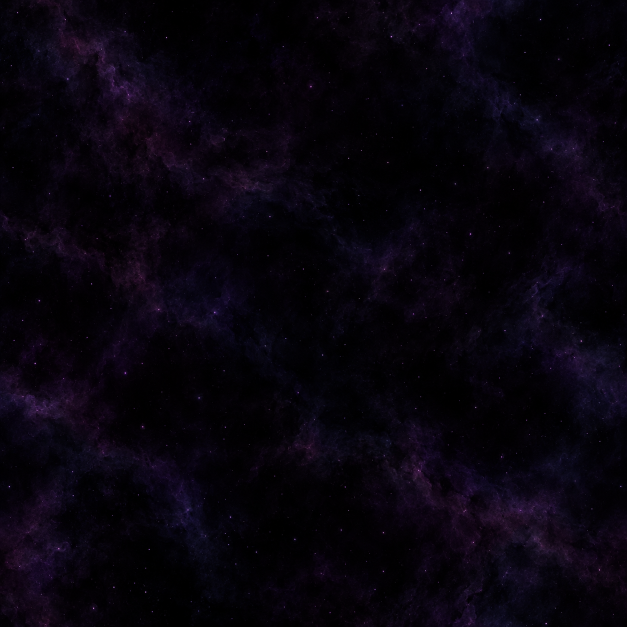
#> input picture games/sky-strike/assets/bg-void.png, 1254 x 1254 px (shown at 1/2 size); its folder holds only this picture in this run
$ python pack-sky-sprites.py --output out.png
#> lines starting #> are read from the running program, lines starting #| are printed output that depends on the picture
"""Offline RGBA pack, sized by on-screen footprint at up to 2x DPR.
Original generated PNGs remain editable masters; only this pack is loaded at runtime.
"""
from pathlib import Path
from PIL import Image
import json
import argparse
parser = argparse.ArgumentParser(description=__doc__)
parser.add_argument('--source', type=Path, default=Path(__file__).resolve().parents[2] / 'games/sky-strike/assets')
parser.add_argument('--output', type=Path, required=True)
args = parser.parse_args()
root = args.source
if not list(root.glob('*.png')):
    parser.error(f'No sprite masters found in {root}')
args.output.mkdir(parents=True, exist_ok=True)
# Long-edge limits. Boss previews/background retain detail; small controls/effects do not
# occupy 320px textures. The manifest deliberately lists master art for provenance too.
limits = {
    **{f'bg-{name}.png': 512 for name in ['orbital','ion','void','carrier','prism','serpent','binary','mining']},
    'fx-inferno-gun.png':192, 'fx-inferno.png':128, 'boss-inferno.png':384, 'elite-cinder.png':192,
    'fx-quantum-turret.png': 128, 'fx-quantum-preview.png': 256,
    'boss-quantum-dreadnought.png': 512, 'boss-miner.png': 512, **{f'asteroid-{name}.png': 192 for name in ['iron','copper','ice']},
    'planet-ice.png': 384, 'planet-amber.png': 384,
    'boss-twin-red.png': 384, 'boss-twin-blue.png': 384, 'elite-fission.png': 256,
    'gui-space.png': 768, 'gui-pause-panel.png': 640, 'gui-launch.png': 640,
    'gui-arrow.png': 160, 'gui-bomb.png': 160, 'gui-pause.png': 160, 'gui-gear.png': 128,
    'gui-shield.png': 96, 'gui-life.png': 48,
    'fx-flame.png': 192,
    **{f'part-{name}.png': 128 for name in ['serpent-gun','dread-gun','ion-impeller','mantis-blade','carrier-door','prism-iris','twin-gyro','mining-cog','crimson-rail']},
    'part-serpent-body.png':192, 'part-serpent-joint.png':96, 'part-dread-rotor.png':96,
    'part-violet-capacitor.png':96, 'part-lancer-petal.png':96, 'part-fission-shell.png':96,
    'fx-burning-impact.png': 320, 'player-fighter.png': 256,
}
entries, chunks, offset = [], [], 0
# Retained source masters are no longer used by any runtime attachment.
retired = {'fx-turret.png', 'fx-rotor.png', 'fx-hatch.png'}
for source in sorted(root.glob('*.png')):
    if source.name in retired:
        continue
    image = Image.open(source).convert('RGBA')
    bound = limits.get(source.name, 640 if source.name.startswith('boss-') else 320 if source.name.startswith('elite-') else 256)
    image.thumbnail((bound, bound), Image.Resampling.LANCZOS)
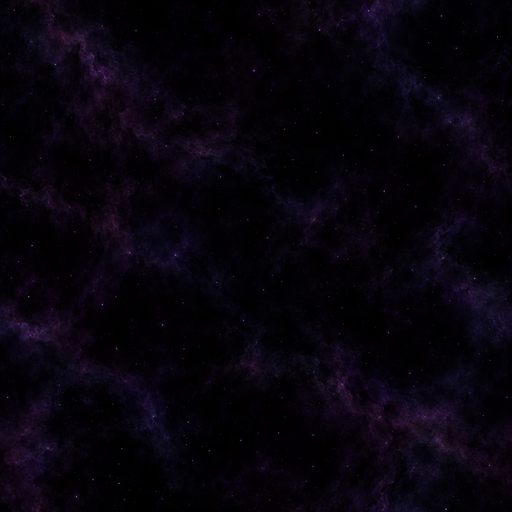
#> image: PIL image 512x512 RGBA; mean R, G, B, A 7.6, 3.6, 12.5, 255
    data = image.tobytes()
    entries.append(dict(id='assets/' + source.name, width=image.width, height=image.height, offset=offset, length=len(data)))
    chunks.append(data)
    offset += len(data)
#> offset = 1048576
(args.output / 'sprites.rgba').write_bytes(b''.join(chunks))
(args.output / 'sprites.json').write_text(json.dumps(entries, indent=2) + '\n')
print(f'{len(entries)} sprites, {offset:,} bytes')
#| 1 sprites, 1,048,576 bytes
